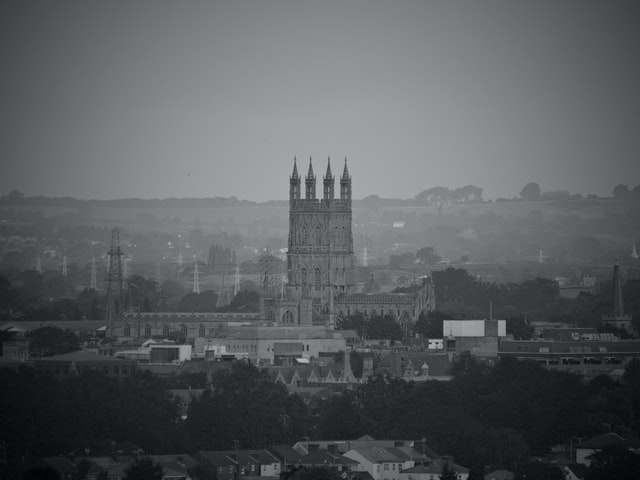
#> input picture assignment-7/tower.jpg, 640 x 480 px
$ python shiftHistogram.py
#> lines starting #> are read from the running program, lines starting #| are printed output that depends on the picture; after the words box and inside, x2 and y2 are one past the last pixel; in counts of white or black regions, pixels touching at a corner belong together
import matplotlib.pyplot as plt
import numpy as np
import cv2 as cv

def main():
    path = './tower.jpg'
    print(path)

    rgb = plt.imread(path)
#> rgb is the input picture: shape (480, 640, 3); mean R, G, B 90.5, 91.5, 93.5
    print(rgb.shape)
#| (480, 640, 3)

    grayscale = cv.cvtColor(rgb, cv.COLOR_RGB2GRAY) + 50
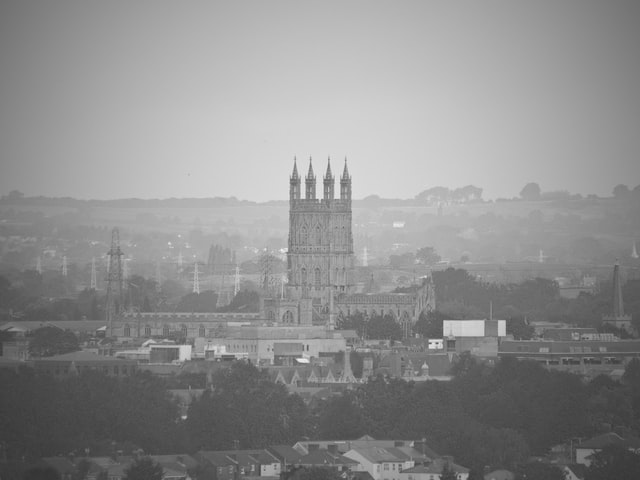
#> grayscale: shape (480, 640); min 53, max 240, mean 141.5
    print(grayscale.shape)
#| (480, 640)

    img_shift_left = np.copy(grayscale)
    img_shift_right = np.copy(grayscale)

    r, c = grayscale.shape
#> r = 480; c = 640

    img_shift_left -= 25
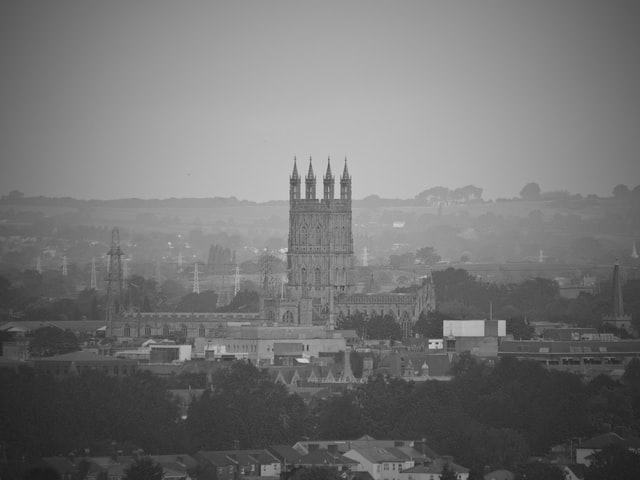
#> img_shift_left: shape (480, 640); min 28, max 215, mean 116.5
    # for i in range(r):
    #     for j in range(c):
    #         img_shift_left[i][j] -= 50

    img_shift_right += 25
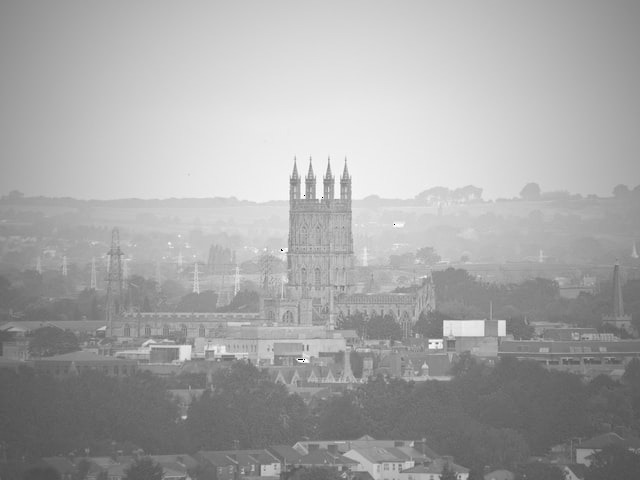
#> img_shift_right: shape (480, 640); min 0, max 255, mean 166.5
    # for i in range(r):
    #     for j in range(c):
    #         img_shift_right[i][j] += 50

    img_range_check = np.copy(grayscale)

    for i in range(r):
        for j in range(c):
            if (img_range_check[i][j] <= 65):
                img_range_check[i][j] = 65
            elif (img_range_check[i][j] >= 212):
                img_range_check[i][j] = 212
#> img_range_check: shape (480, 640); 2.47% of pixels changed, all inside (x1, y1, x2, y2) = (0, 148, 640, 480)

    # print(img_range_check.shape)
    # print(img_range_check)

    gray_hist = cv.calcHist([grayscale], [0], None, [256], [0, 256])
#> gray_hist = 256 values, max 2774 at index 179, min 0 at index 0, mean 1200
    left_hist = cv.calcHist([img_shift_left], [0], None, [256], [0, 256])
#> left_hist = 256 values, max 2774 at index 154, min 0 at index 0, mean 1200
    right_hist = cv.calcHist([img_shift_right], [0], None, [256], [0, 256])
#> right_hist = 256 values, max 2774 at index 204, min 0 at index 4, mean 1200
    narrow_band_hist = cv.calcHist([img_range_check], [0], None, [256], [0, 256])
#> narrow_band_hist = 256 values, max 5524 at index 212, min 0 at index 0, mean 1200

    img_set = [grayscale, img_shift_left, img_shift_right, img_range_check]
    title_set = ['Gray Image', 'Left shifted image', 'Right shifted image', 'Narrow band image']
    hist_set = [gray_hist, left_hist, right_hist, narrow_band_hist]

    plt.figure(figsize = (20, 20))
    j = 0
    for i in range(len(img_set)):
        j += 1
        plt.subplot(2, len(img_set), j)
        plt.title(title_set[i])
        plt.imshow(img_set[i], cmap = 'gray')

        plt.subplot(2, len(img_set), j+len(img_set))
        plt.title(title_set[i] + ' histogram')
        plt.plot(hist_set[i])
#> this loop made 4 passes
#> after the loop, j = 4

    plt.savefig('fig-1.jpg')
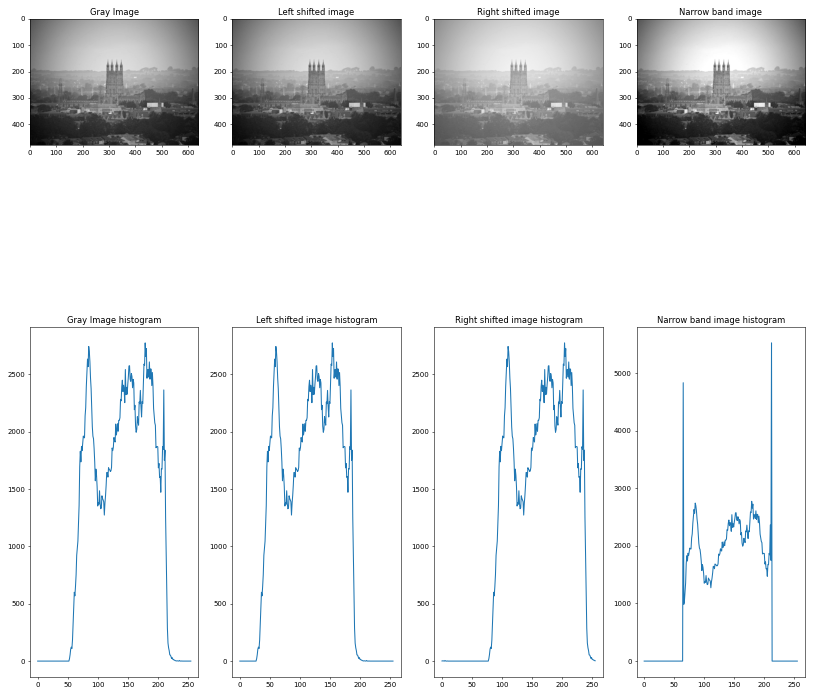
#> figure drawn by matplotlib, 8 panels; panel 2: curve peaks at x = 179, y = 2774; panel 4: curve peaks at x = 154, y = 2774; panel 6: curve peaks at x = 204, y = 2774; panel 8: curve peaks at x = 212, y = 5524
    plt.show()

if __name__ == '__main__':
    main()
